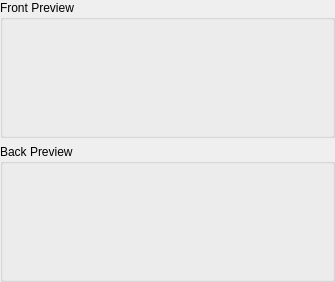
<?xml version="1.0" encoding="UTF-8"?>
<ui version="4.0">
 <class>Form</class>
 <widget class="QWidget" name="Form">
  <property name="geometry">
   <rect>
    <x>0</x>
    <y>0</y>
    <width>335</width>
    <height>282</height>
   </rect>
  </property>
  <property name="windowTitle">
   <string>Form</string>
  </property>
  <layout class="QVBoxLayout" name="verticalLayout_3">
   <property name="leftMargin">
    <number>0</number>
   </property>
   <property name="topMargin">
    <number>0</number>
   </property>
   <property name="rightMargin">
    <number>0</number>
   </property>
   <property name="bottomMargin">
    <number>0</number>
   </property>
   <item>
    <widget class="QGroupBox" name="groupBox">
     <property name="styleSheet">
      <string notr="true">background:url(:/icons/Mainwindow_bg.jpg)</string>
     </property>
     <property name="title">
      <string>Front Preview</string>
     </property>
     <layout class="QVBoxLayout" name="frontPrevBox">
      <property name="leftMargin">
       <number>0</number>
      </property>
      <property name="topMargin">
       <number>0</number>
      </property>
      <property name="rightMargin">
       <number>0</number>
      </property>
      <property name="bottomMargin">
       <number>0</number>
      </property>
     </layout>
    </widget>
   </item>
   <item>
    <widget class="QGroupBox" name="groupBox_2">
     <property name="styleSheet">
      <string notr="true">background:url(:/icons/Mainwindow_bg.jpg)</string>
     </property>
     <property name="title">
      <string>Back Preview</string>
     </property>
     <layout class="QVBoxLayout" name="backPrevBox">
      <property name="leftMargin">
       <number>0</number>
      </property>
      <property name="topMargin">
       <number>0</number>
      </property>
      <property name="rightMargin">
       <number>0</number>
      </property>
      <property name="bottomMargin">
       <number>0</number>
      </property>
     </layout>
    </widget>
   </item>
  </layout>
 </widget>
 <resources/>
 <connections/>
</ui>
